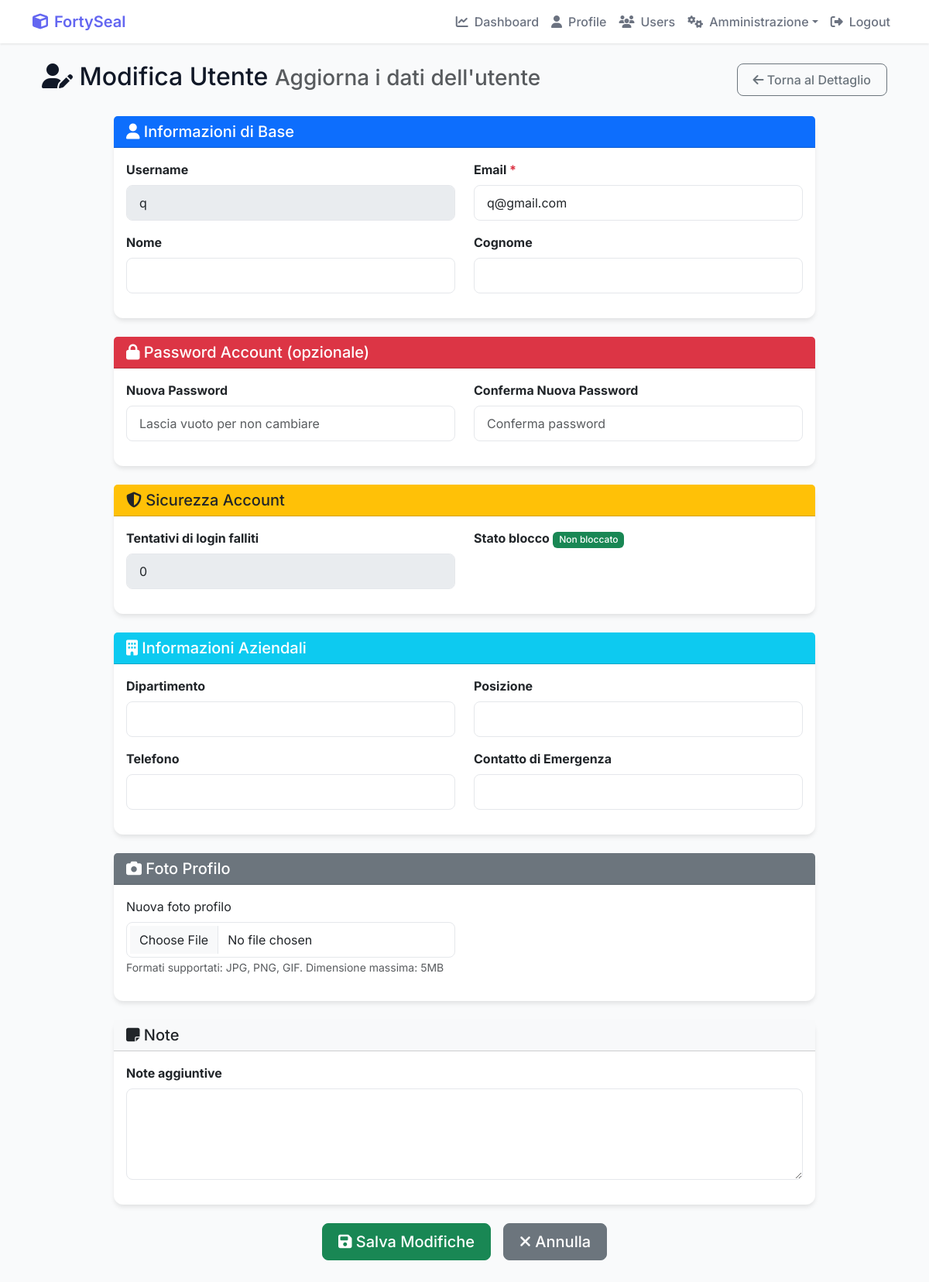
/user-management/users/2/edit/ (signed in), run on an earlier commit of the app's database.
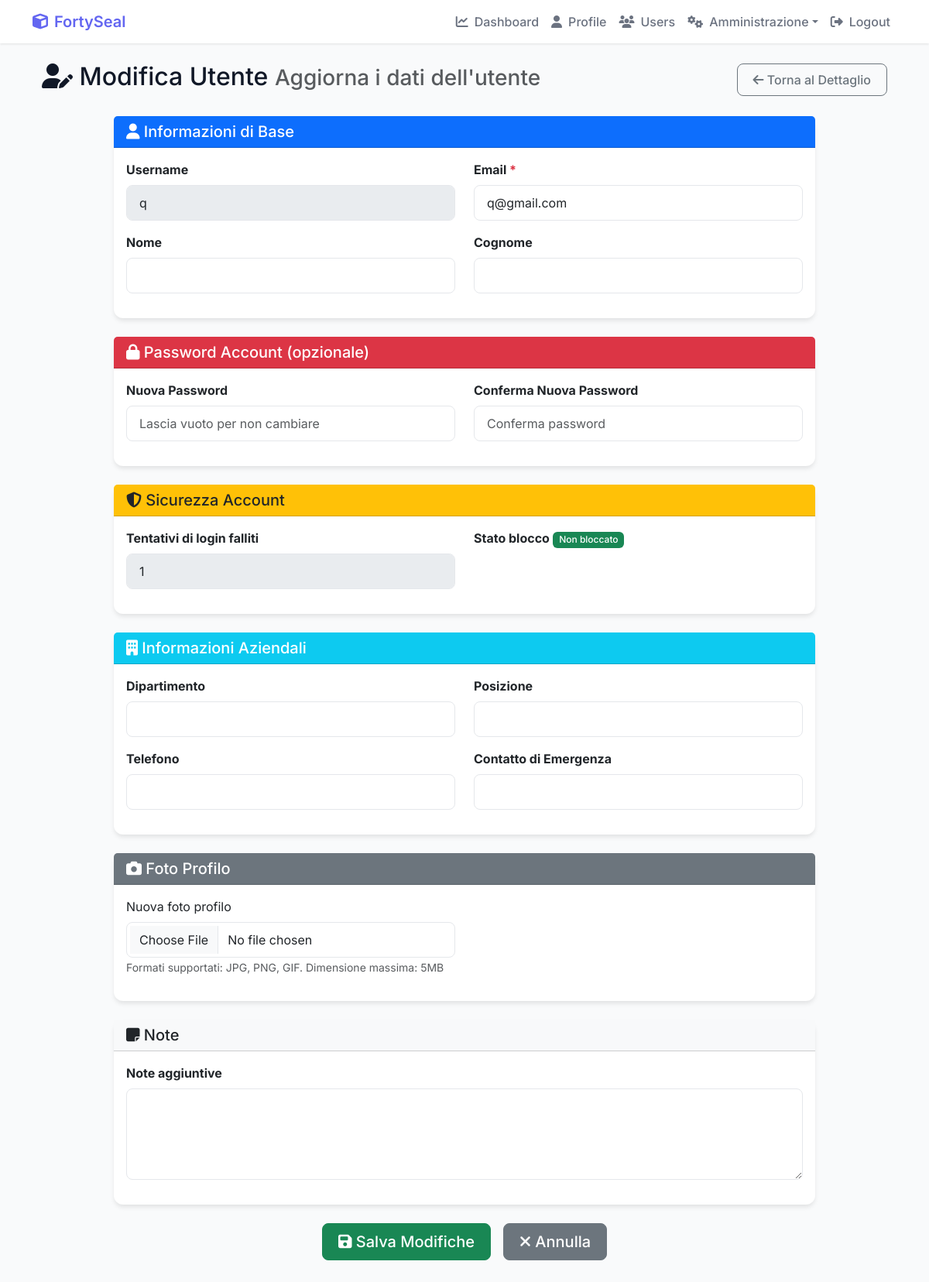
And on a later commit of the database.
### Cripto1/models.py (models this page shows, shortened)
class UserProfile(models.Model):
    user = models.OneToOneField(User, on_delete=models.CASCADE)
    user_key = models.CharField(max_length=255, unique=True) # Keep as a unique identifier (can be hash of public key)
    public_key = models.TextField(null=True, blank=True) # Allow null for existing rows
    private_key = EncryptedTextField(null=True, blank=True) # Allow null for existing rows
    balance = models.FloatField(default=0.0)
    created_at = models.DateTimeField(auto_now_add=True)
    profile_picture = models.ImageField(upload_to='profile_pics/', blank=True, null=True)
    is_active = models.BooleanField(default=True)
    last_login_ip = models.GenericIPAddressField(null=True, blank=True)
    last_login_date = models.DateTimeField(null=True, blank=True)
    login_attempts = models.IntegerField(default=0)
    locked_until = models.DateTimeField(null=True, blank=True)
    sso_provider = models.CharField(max_length=50, blank=True, null=True)  # Per SSO
    sso_id = models.CharField(max_length=255, blank=True, null=True)  # ID esterno per SSO
    department = models.CharField(max_length=100, blank=True, null=True)
    position = models.CharField(max_length=100, blank=True, null=True)
    phone = models.CharField(max_length=20, blank=True, null=True)
    emergency_contact = models.CharField(max_length=255, blank=True, null=True)
    notes = models.TextField(blank=True, null=True)
    def is_locked(self):
        if self.locked_until and timezone.now() < self.locked_until:
            return True
        return False
    def update_last_login(self, ip_address=None):
        self.last_login_date = timezone.now()
        if ip_address:
            self.last_login_ip = ip_address
        self.save()

### Cripto1/views.py (the view)
    def wrapper(request, *args, **kwargs):
        if not request.user.is_authenticated:
            messages.error(request, "Devi essere autenticato per accedere a questa sezione.")
            return redirect('Cripto1:login')
        return view_func(request, *args, **kwargs)

### Cripto1/forms.py (shortened to what this page needs)
class UserProfileEditForm(forms.ModelForm):
    first_name = forms.CharField(max_length=30, required=False, label='Nome')
    last_name = forms.CharField(max_length=30, required=False, label='Cognome')
    email = forms.EmailField(required=True, label='Email')
    class Meta:
        model = UserProfile
        fields = [
            'department', 'position', 'phone', 'emergency_contact',
            'notes', 'profile_picture'
        ]
        labels = {
            'department': 'Dipartimento',
            'position': 'Posizione',
            'phone': 'Telefono',
            'emergency_contact': 'Contatto di Emergenza',
            'notes': 'Note',
            'profile_picture': 'Foto Profilo'
        }
    def __init__(self, *args, **kwargs):
        super().__init__(*args, **kwargs)
        if self.instance and self.instance.user:
            self.fields['first_name'].initial = self.instance.user.first_name
            self.fields['last_name'].initial = self.instance.user.last_name
            self.fields['email'].initial = self.instance.user.email

### Cripto1/templates/Cripto1/user_management/edit_user.html (shortened to what the changed rows need)
{% extends 'Cripto1/base.html' %}
{% load static %}
{% block content %}
<div class="container-fluid mt-4">
    <div class="row">
        <div class="col-12">
            <div class="d-flex justify-content-between align-items-center mb-4">
                <h2>
                    <i class="fas fa-user-edit"></i> Modifica Utente
                    <small class="text-muted">Aggiorna i dati dell'utente</small>
                </h2>
            </div>
        </div>
    </div>
    <div class="row justify-content-center">
        <div class="col-12 col-lg-10">
            <form method="POST" enctype="multipart/form-data">
                <div class="card border-primary mb-4">
                    <div class="card-body">
                        <div class="row">
                            <div class="col-md-6">
                                <div class="mb-3">
                                    <label class="form-label fw-bold">Username</label>
                                    <input type="text" name="username" class="form-control" value="{{ user_profile.user.username }}" disabled>
                                </div>
                            </div>
                        </div>
                    </div>
                </div>
                <div class="card border-warning mb-4">
                    <div class="card-body">
                        <div class="row">
                            <div class="col-md-6">
                                <div class="mb-3">
                                    <label class="form-label fw-bold">Tentativi di login falliti</label>
                                    <input type="text" class="form-control" value="{{ user_profile.login_attempts }}" disabled>
                                </div>
                            </div>
                        </div>
                    </div>
                </div>
            </form>
        </div>
    </div>
</div>
{% endblock %}

What changed in the data, as far as the page shows it:
changed UserProfile: login_attempts "0" → "1"
